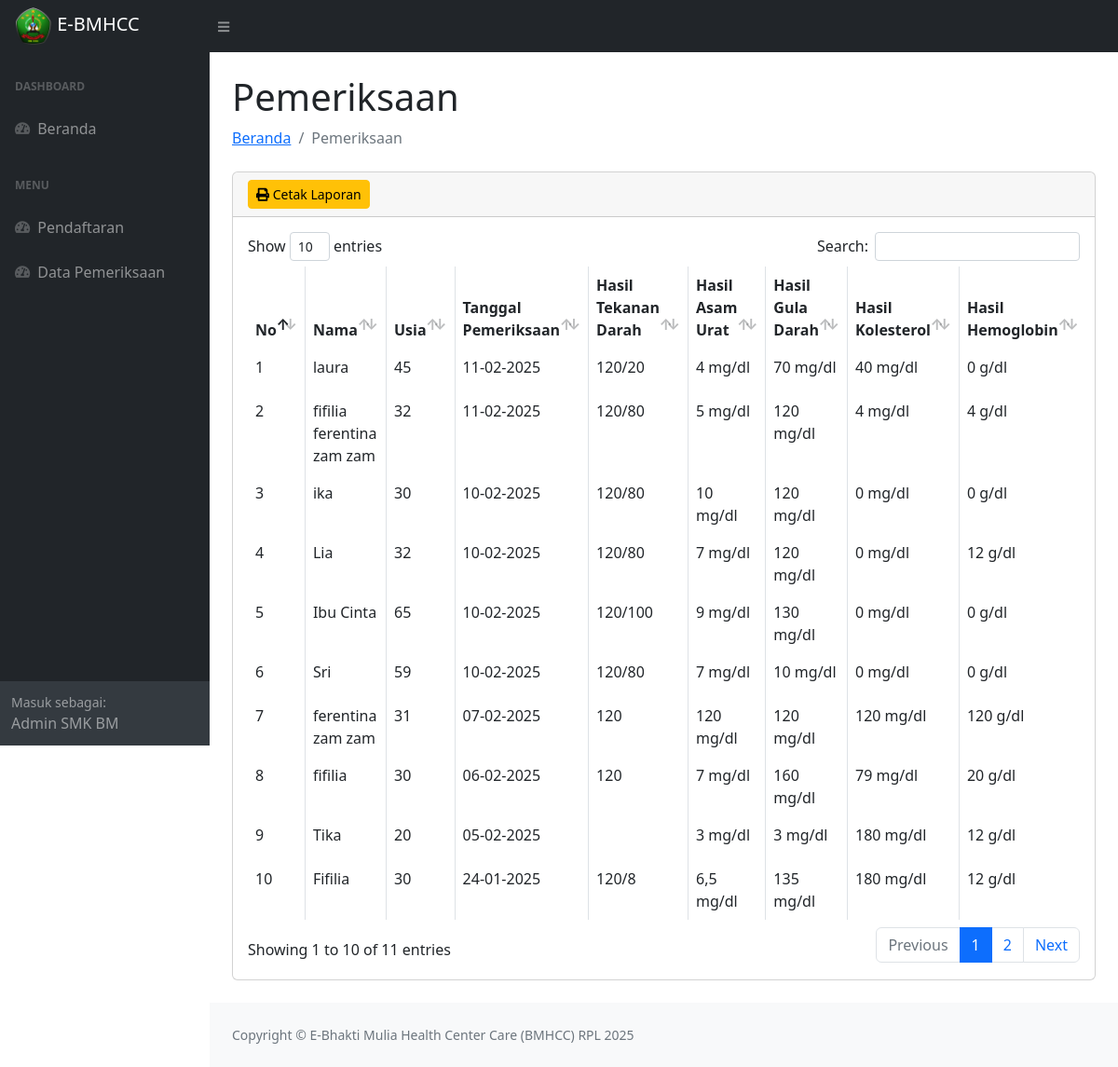
The app's page /pemeriksaan.php with its own data.
### tables this page shows
CREATE TABLE `tb_pemeriksaan` (
  `id_pemeriksaan` int(11) NOT NULL,
  `id_daftar` int(11) NOT NULL,
  `tekanan_darah` varchar(10) NOT NULL,
  `asam_urat` varchar(10) NOT NULL,
  `gula_darah` varchar(10) NOT NULL,
  `kolesterol` varchar(10) NOT NULL,
  `hemoglobin` varchar(10) NOT NULL
);

CREATE TABLE `tb_daftar` (
  `id_daftar` int(11) NOT NULL,
  `nama` varchar(255) NOT NULL,
  `usia` int(3) NOT NULL,
  `jenis_kelamin` enum('Laki-laki','Perempuan','','') NOT NULL,
  `tgl_pemeriksaan` date NOT NULL,
  `alamat` text NOT NULL,
  `asam_urat` int(11) NOT NULL,
  `gula_darah` int(11) NOT NULL,
  `kolesterol` int(11) NOT NULL,
  `status` enum('terdaftar','sudah periksa','','') NOT NULL
);

### pemeriksaan.php (the view, shortened to what this page needs)
<?php
    include "header.php";
?>
            <div id="layoutSidenav_content">
                <main>
                    <div class="container-fluid px-4">
                        <h1 class="mt-4">Pemeriksaan</h1>
                        <ol class="breadcrumb mb-4">
                            <li class="breadcrumb-item"><a href="index.php">Beranda</a></li>
                            <li class="breadcrumb-item active">Pemeriksaan</li>
                        </ol>
                        <div class="card mb-4">
                            <div class="card-header">
                                <a class="btn btn-warning btn-sm" href="cetak_laporan.php" target="_blank" role="button"><i class="fas fa-print"></i> Cetak Laporan</a>
                            </div>
                            <div class="card-body">
                            <div class="table-responsive">
                            <table class="table table-bordered" id="dataTable" width="100%" cellspacing="0">
                                    <thead>
                                        <tr>
                                            <th>No</th>
                                            <th>Nama</th>
                                            <th>Usia</th>
                                            <th>Tanggal Pemeriksaan</th>
                                            <th>Hasil Tekanan Darah</th>
                                            <th>Hasil Asam Urat</th>
                                            <th>Hasil Gula Darah</th>
                                            <th>Hasil Kolesterol</th>
                                            <th>Hasil Hemoglobin</th>
                                        </tr>
                                    </thead>
                                    <tbody>
                                        <?php
                                            $no=1;
                                            $query=mysqli_query($koneksi,"select * from tb_daftar d JOIN tb_pemeriksaan p
                                            ON d.id_daftar=p.id_daftar order by id_pemeriksaan desc");
                                            while($data=mysqli_fetch_array($query)){
                                        ?>
                                        <tr>
                                            <td><?php echo $no++;?></td>
                                            <td><?php echo $data['nama'];?></td>
                                            <td><?php echo $data['usia'];?></td>
                                            <td><?php $tanggal=$data['tgl_pemeriksaan']; echo $tgl=date("d-m-Y",strtotime($tanggal));?></td>
                                            <td><?php echo $data['tekanan_darah'];?></td>
                                            <td><?php echo $data['asam_urat'];?> mg/dl</td>
                                            <td><?php echo $data['gula_darah'];?> mg/dl</td>
                                            <td><?php echo $data['kolesterol'];?> mg/dl</td>
                                            <td><?php echo $data['hemoglobin'];?> g/dl</td>
                                        </tr>
                                        <?php
                                            }?>
                                    </tbody>
                                </table>
                                </div>
                            </div>
                        </div>
                    </div>
                </main>
<?php
    include "footer.php";
?>

### header.php (shortened to what this page needs)
<!DOCTYPE html>
<html lang="en">
    <head>
        <link href="assets/css/styles.css" rel="stylesheet" />
        <link rel="stylesheet" href="assets/plugins/sweetalert2/sweetalert2.min.css">
        <link href="vendor/datatables/dataTables.bootstrap4.min.css" rel="stylesheet">
        <link href="vendor/datatables/dataTables.bootstrap4.css" rel="stylesheet">
        <link href="vendor/fontawesome-free/css/all.min.css" rel="stylesheet" type="text/css">
    </head>
    <body class="sb-nav-fixed">
        <nav class="sb-topnav navbar navbar-expand navbar-dark bg-dark">
            <a class="navbar-brand ps-3" href="index.php"><img src="assets/img/logobm.png" width="40px"> E-BMHCC</a>
            <button class="btn btn-link btn-sm order-1 order-lg-0 me-4 me-lg-0" id="sidebarToggle" href="#!"><i class="fas fa-bars"></i></button>
        </nav>
        <div id="layoutSidenav">
            <div id="layoutSidenav_nav">
                <nav class="sb-sidenav accordion sb-sidenav-dark" id="sidenavAccordion">
                    <div class="sb-sidenav-menu">
                        <div class="nav">
                            <div class="sb-sidenav-menu-heading">Dashboard</div>
                            <a class="nav-link" href="index.php">
                                <div class="sb-nav-link-icon"><i class="fas fa-tachometer-alt"></i></div>
                                Beranda
                            </a>
                            <div class="sb-sidenav-menu-heading">Menu</div>
                            <a class="nav-link" href="pendaftaran.php">
                                <div class="sb-nav-link-icon"><i class="fas fa-tachometer-alt"></i></div>
                                Pendaftaran
                            </a>
                            <a class="nav-link" href="pemeriksaan.php">
                                <div class="sb-nav-link-icon"><i class="fas fa-tachometer-alt"></i></div>
                                Data Pemeriksaan
                            </a>
                        </div>
                    </div>
                    <div class="sb-sidenav-footer">
                        <div class="small">Masuk sebagai:</div>
                        Admin SMK BM
                    </div>
                </nav>
            </div>

### footer.php (shortened to what this page needs)
<footer class="py-4 bg-light mt-auto">
                    <div class="container-fluid px-4">
                        <div class="d-flex align-items-center justify-content-between small">
                            <div class="text-muted">Copyright &copy; E-Bhakti Mulia Health Center Care (BMHCC) RPL 2025</div>
                        </div>
                    </div>
                </footer>
            </div>
        </div>
    </body>
</html>

### records on screen
tb_pemeriksaan: id_daftar.nama "laura", id_daftar.usia "45", id_daftar.tgl_pemeriksaan "11-02-2025", tekanan_darah "120/20", asam_urat "4", gula_darah "70", kolesterol "40", hemoglobin "0"
tb_pemeriksaan: id_daftar.nama "fifilia ferentina zam zam", id_daftar.usia "32", id_daftar.tgl_pemeriksaan "11-02-2025", tekanan_darah "120/80", asam_urat "5", gula_darah "120", kolesterol "4", hemoglobin "4"
tb_pemeriksaan: id_daftar.nama "ika", id_daftar.usia "30", id_daftar.tgl_pemeriksaan "10-02-2025", tekanan_darah "120/80", asam_urat "10", gula_darah "120", kolesterol "0", hemoglobin "0"
tb_pemeriksaan: id_daftar.nama "Lia", id_daftar.usia "32", id_daftar.tgl_pemeriksaan "10-02-2025", tekanan_darah "120/80", asam_urat "7", gula_darah "120", kolesterol "0", hemoglobin "12"
tb_pemeriksaan: id_daftar.nama "Ibu Cinta", id_daftar.usia "65", id_daftar.tgl_pemeriksaan "10-02-2025", tekanan_darah "120/100", asam_urat "9", gula_darah "130", kolesterol "0", hemoglobin "0"
tb_pemeriksaan: id_daftar.nama "Sri", id_daftar.usia "59", id_daftar.tgl_pemeriksaan "10-02-2025", tekanan_darah "120/80", asam_urat "7", gula_darah "10", kolesterol "0", hemoglobin "0"
tb_pemeriksaan: id_daftar.nama "ferentina zam zam", id_daftar.usia "31", id_daftar.tgl_pemeriksaan "07-02-2025", tekanan_darah "120", asam_urat "120", gula_darah "120", kolesterol "120", hemoglobin "120"
tb_pemeriksaan: id_daftar.nama "fifilia", id_daftar.usia "30", id_daftar.tgl_pemeriksaan "06-02-2025", tekanan_darah "120", asam_urat "7", gula_darah "160", kolesterol "79", hemoglobin "20"
tb_pemeriksaan: id_daftar.nama "Tika", id_daftar.usia "20", id_daftar.tgl_pemeriksaan "05-02-2025", asam_urat "3", gula_darah "3", kolesterol "180", hemoglobin "12"
tb_pemeriksaan: id_daftar.nama "Fifilia", id_daftar.usia "30", id_daftar.tgl_pemeriksaan "24-01-2025", tekanan_darah "120/8", asam_urat "6,5", gula_darah "135", kolesterol "180", hemoglobin "12"
